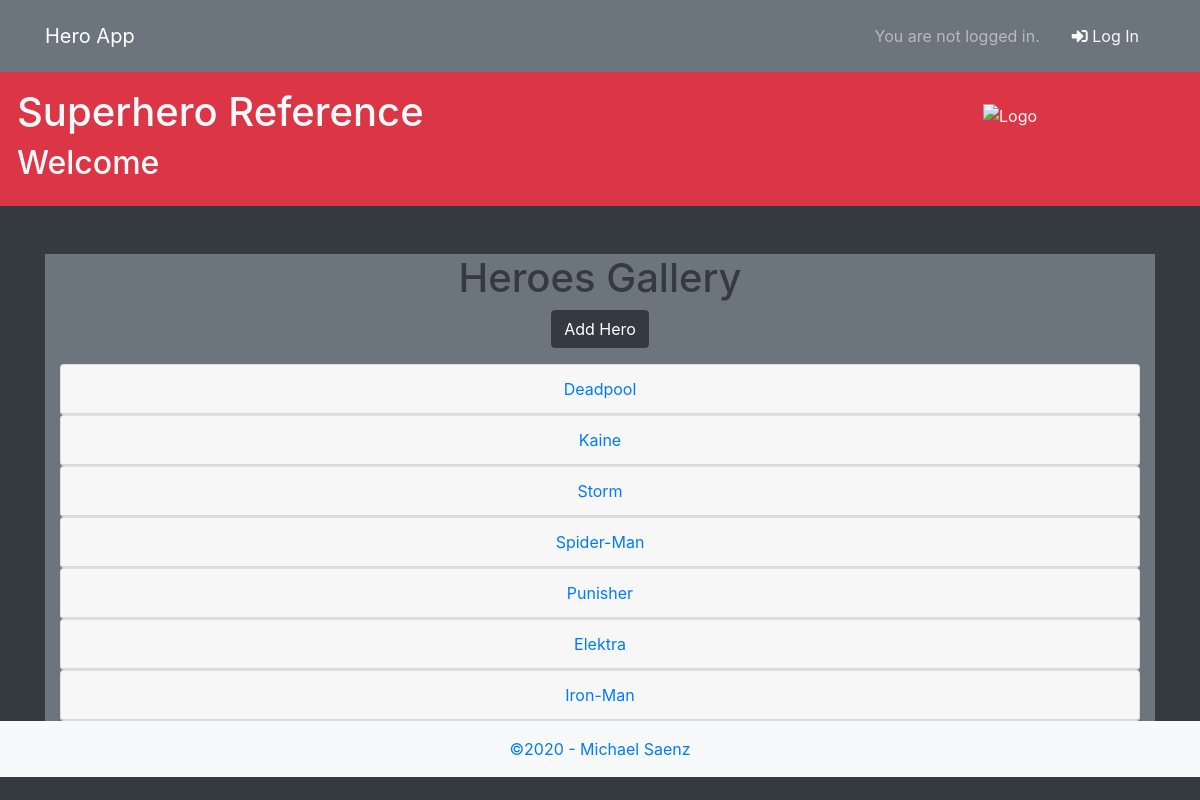
The app's page /, older data.
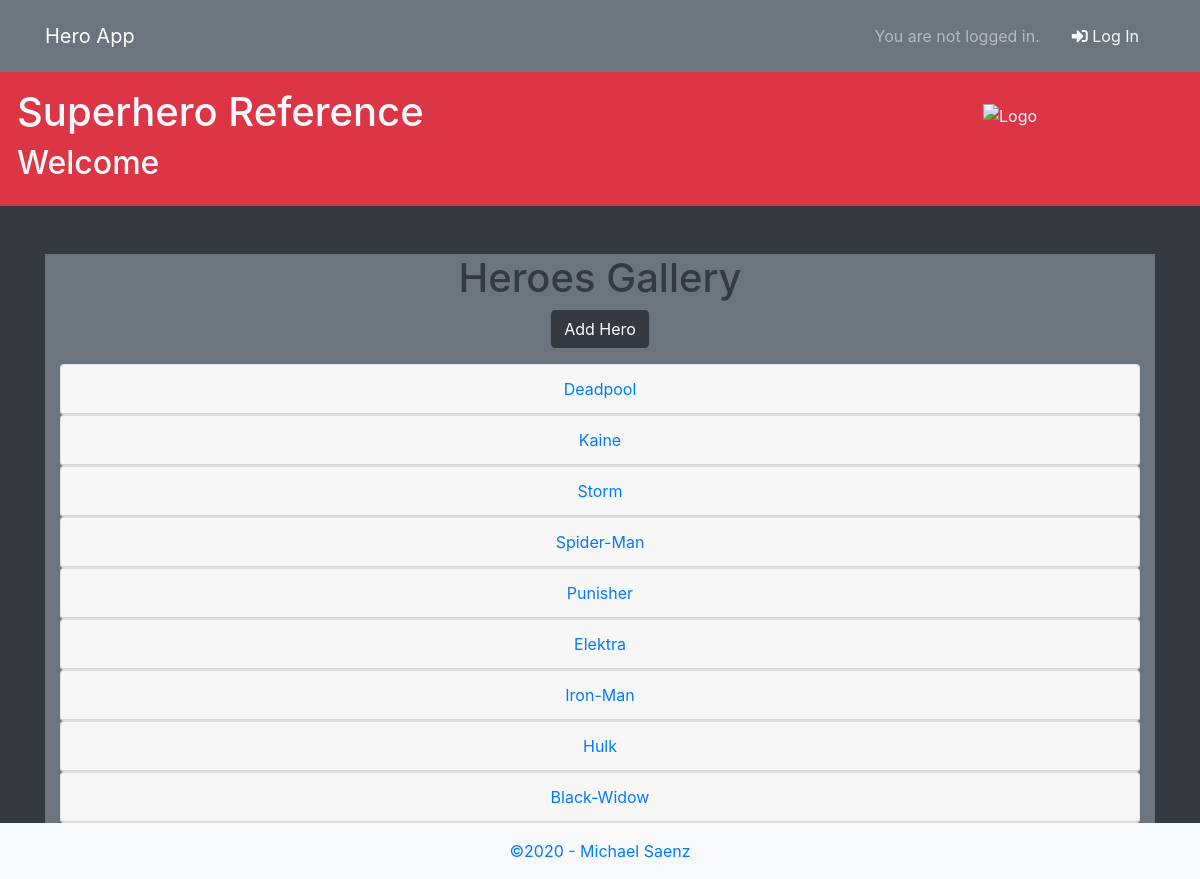
The same page, newer data.
### hero/models.py (models this page shows, shortened)
class Superhero(models.Model):
    name = models.CharField(max_length=20)
    identity = models.CharField(max_length=20)
    image = models.CharField(max_length=200, null=True)

### hero/views.py (the view)
# urls.py: path('', HeroListView.as_view(), name='hero_list'),
class HeroListView(ListView):
    template_name = "hero_list.html"
    model = Superhero

### templates/hero_list.html (shortened to what this page needs)
{% extends 'superhero_theme.html' %}
{% block main %}
<main class="bg-secondary text-dark">
    <div class="container text-center">
    <h1>Heroes Gallery</h1>
    <a href="add" class="btn btn-dark">Add Hero</a>
    {% for hero in object_list %}
    <div id="accordion">
      <div class="card">
        <div class="card-header">
          <a class="card-link" data-toggle="collapse" href="#collapse{{ hero.pk }}">
            {{ hero.name }}
          </a>
        </div>
      </div>
    </div>
    {% endfor %}
  </div>
</main>
{% endblock main %}

Row changes from the older to the newer data that the page shows:
added Superhero: name "Hulk"
added Superhero: name "Black-Widow"
